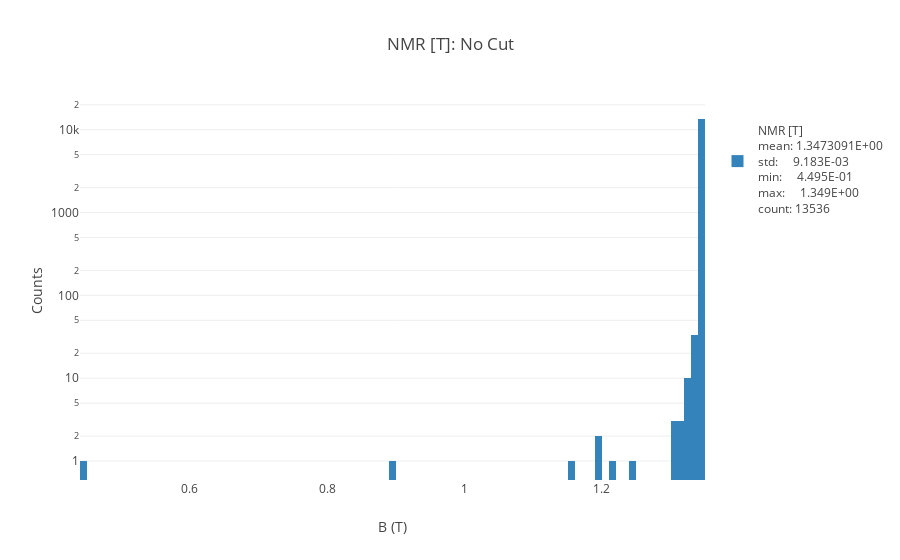

Source (notebook cell):
### Code cell
iplot(fig)

### Figure 1 — Plotly figure (JSON) as saved in the notebook; plotly's stock layout.template omitted (floating-point values rounded to 4 significant figures; data arrays with more than 128 entries replaced by an {"elided": "..."} marker saying what was removed)
{"data": [{"name": "<br>NMR [T]<br>mean: 1.3473091E+00<br>std:     9.183E-03<br>min:     4.495E-01<br>max:     1.349E+00<br>count: 13536", "nbinsx": 100, "opacity": 0.9, "type": "histogram", "uid": "ce23cfd1-cc7b-40e4-8633-a2a209ac75f5", "x": {"elided": "13536 float values"}}], "layout": {"barmode": "overlay", "showlegend": true, "title": "NMR [T]: No Cut", "xaxis": {"title": "B (T)"}, "yaxis": {"autorange": true, "title": "Counts", "type": "log"}}}
